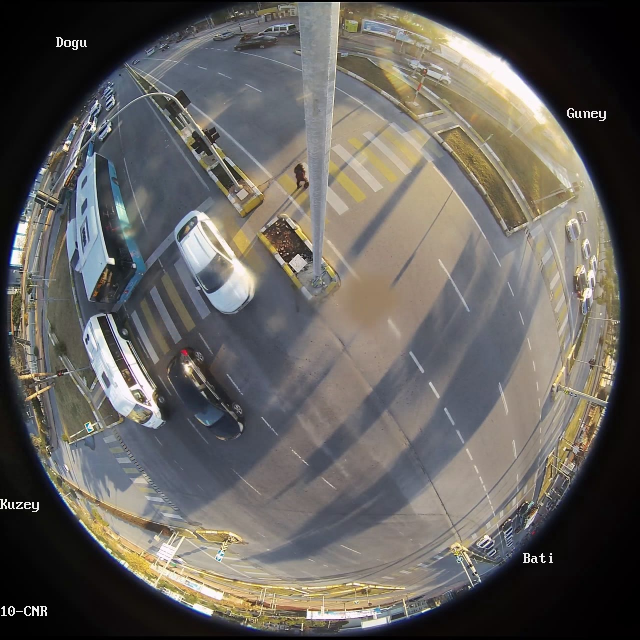
#> input picture FisheyeToPanorama/frame_cnr_6_000229.jpg, 1280 x 1280 px (shown at 1/2 size)
$ python vis.py
#> lines starting #> are read from the running program, lines starting #| are printed output that depends on the picture
import matplotlib.pyplot as plt
from matplotlib.patches import Rectangle
import cv2

def plotBoundingBox(imgFile, label):

#> called with imgFile = 'frame_cnr_6_000229.jpg', label = 'frame_cnr_6_000229.txt'
    img = cv2.imread(imgFile)
#> img is the input picture: shape (1280, 1280, 3); mean B, G, R 93, 97, 100.3
    plt.figure()
    plt.imshow(img)
    #Rectangle(topleft_x, topleft_y, width, height)
    f = open(label, 'r')
#> (reads FisheyeToPanorama/frame_cnr_6_000229.txt from the repository)
    allboxes = f.readlines()
    f.close()

    for box in allboxes:
        segs = box.split(' ')
        width = float(segs[3])
        height = float(segs[4])
        topx = float(segs[1]) - width/2
        topy = float(segs[2]) - height/2

        rect = Rectangle(( topx*1280, topy*1280), width*1280, height*1280, fill=False, color='red')
        plt.axes().add_patch(rect)
    plt.show()
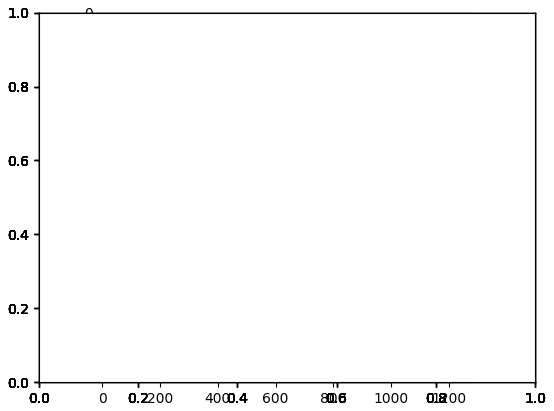
#> figure drawn by matplotlib, 11 panels; B, G, R data is drawn as R, G, B

# D:\L-4,T-2\IEEE Vip Cup 2020\fisheye-day-30062020\fisheye-day-30062020\images\train\frame_cnr_6_000229.jpg
if __name__=='__main__':
    plotBoundingBox('frame_cnr_6_000229.jpg', 'frame_cnr_6_000229.txt')
